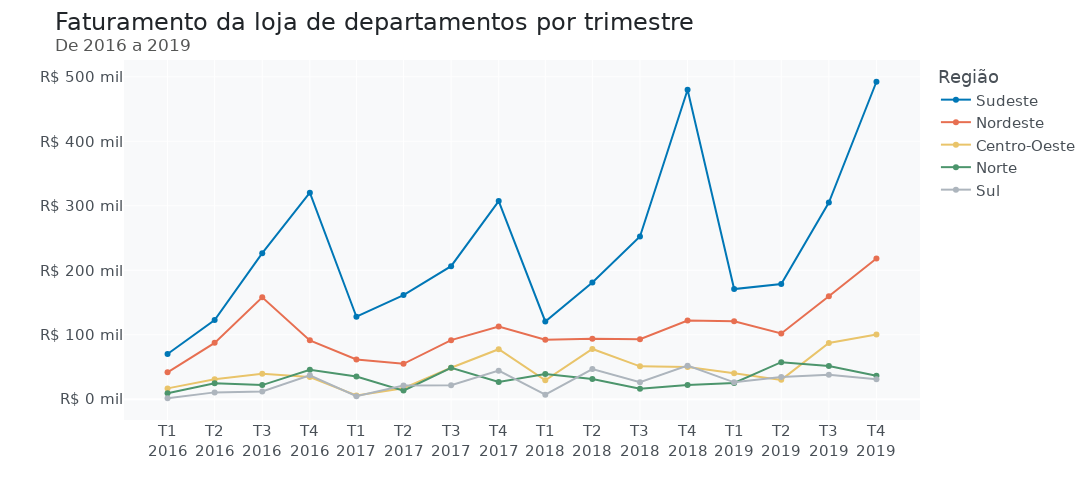

Here is the notebook cell this chart was saved with:
### Markdown cell above
# **3.4 - Personalizando o texto informativo (hover)**


---

### Code cell
# Dados ao passar o mouse
fig.update_traces(mode="markers+lines", hovertemplate = "<b>Período:</b> %{x} <br> <b>Faturamento:</b> %{y}")
# fig.update_layout(hovermode="closest")    # para exibir apenas do dado que passamos o mouse
fig.update_layout(hovermode="x")          # para exibir todos os dados do período em cada linha 
# fig.update_layout(hovermode="x unified")  # para exibir o resumo de todos os dados no período

fig.show()

### Figure 1 — Plotly figure (JSON) as saved in the notebook; plotly's stock layout.template omitted (floating-point values rounded to 4 significant figures)
{"data": [{"hovertemplate": "<b>Período:</b> %{x} <br> <b>Faturamento:</b> %{y}", "legendgroup": "Sudeste", "line": {"color": "#0077b6", "dash": "solid"}, "marker": {"symbol": "circle"}, "mode": "markers+lines", "name": "Sudeste", "orientation": "v", "showlegend": true, "type": "scatter", "x": ["2016-03-31T00:00:00", "2016-06-30T00:00:00", "2016-09-30T00:00:00", "2016-12-31T00:00:00", "2017-03-31T00:00:00", "2017-06-30T00:00:00", "2017-09-30T00:00:00", "2017-12-31T00:00:00", "2018-03-31T00:00:00", "2018-06-30T00:00:00", "2018-09-30T00:00:00", "2018-12-31T00:00:00", "2019-03-31T00:00:00", "2019-06-30T00:00:00", "2019-09-30T00:00:00", "2019-12-31T00:00:00"], "xaxis": "x", "y": [70.18, 122.7, 226.4, 320.3, 127.9, 161.5, 206.3, 307.3, 120.6, 180.9, 252.4, 480, 170.8, 178.6, 305, 492.3], "yaxis": "y"}, {"hovertemplate": "<b>Período:</b> %{x} <br> <b>Faturamento:</b> %{y}", "legendgroup": "Nordeste", "line": {"color": "#e76f51", "dash": "solid"}, "marker": {"symbol": "circle"}, "mode": "markers+lines", "name": "Nordeste", "orientation": "v", "showlegend": true, "type": "scatter", "x": ["2016-03-31T00:00:00", "2016-06-30T00:00:00", "2016-09-30T00:00:00", "2016-12-31T00:00:00", "2017-03-31T00:00:00", "2017-06-30T00:00:00", "2017-09-30T00:00:00", "2017-12-31T00:00:00", "2018-03-31T00:00:00", "2018-06-30T00:00:00", "2018-09-30T00:00:00", "2018-12-31T00:00:00", "2019-03-31T00:00:00", "2019-06-30T00:00:00", "2019-09-30T00:00:00", "2019-12-31T00:00:00"], "xaxis": "x", "y": [41.73, 87.41, 158.1, 91.27, 61.58, 54.93, 91.6, 112.7, 92.4, 93.71, 93.14, 122.1, 121.1, 101.9, 159.7, 218.1], "yaxis": "y"}, {"hovertemplate": "<b>Período:</b> %{x} <br> <b>Faturamento:</b> %{y}", "legendgroup": "Centro-Oeste", "line": {"color": "#e9c46a", "dash": "solid"}, "marker": {"symbol": "circle"}, "mode": "markers+lines", "name": "Centro-Oeste", "orientation": "v", "showlegend": true, "type": "scatter", "x": ["2016-03-31T00:00:00", "2016-06-30T00:00:00", "2016-09-30T00:00:00", "2016-12-31T00:00:00", "2017-03-31T00:00:00", "2017-06-30T00:00:00", "2017-09-30T00:00:00", "2017-12-31T00:00:00", "2018-03-31T00:00:00", "2018-06-30T00:00:00", "2018-09-30T00:00:00", "2018-12-31T00:00:00", "2019-03-31T00:00:00", "2019-06-30T00:00:00", "2019-09-30T00:00:00", "2019-12-31T00:00:00"], "xaxis": "x", "y": [16.8, 30.83, 39.61, 34.41, 5.9, 16.96, 48.82, 77.54, 29.3, 77.91, 51.03, 49.83, 40.37, 30.02, 87.09, 100.3], "yaxis": "y"}, {"hovertemplate": "<b>Período:</b> %{x} <br> <b>Faturamento:</b> %{y}", "legendgroup": "Norte", "line": {"color": "#4c956c", "dash": "solid"}, "marker": {"symbol": "circle"}, "mode": "markers+lines", "name": "Norte", "orientation": "v", "showlegend": true, "type": "scatter", "x": ["2016-03-31T00:00:00", "2016-06-30T00:00:00", "2016-09-30T00:00:00", "2016-12-31T00:00:00", "2017-03-31T00:00:00", "2017-06-30T00:00:00", "2017-09-30T00:00:00", "2017-12-31T00:00:00", "2018-03-31T00:00:00", "2018-06-30T00:00:00", "2018-09-30T00:00:00", "2018-12-31T00:00:00", "2019-03-31T00:00:00", "2019-06-30T00:00:00", "2019-09-30T00:00:00", "2019-12-31T00:00:00"], "xaxis": "x", "y": [9.31, 24.68, 21.94, 45.65, 35.25, 13.35, 48.71, 26.86, 39.03, 31.35, 16.16, 22.17, 25.11, 57.4, 51.54, 36.26], "yaxis": "y"}, {"hovertemplate": "<b>Período:</b> %{x} <br> <b>Faturamento:</b> %{y}", "legendgroup": "Sul", "line": {"color": "#adb5bd", "dash": "solid"}, "marker": {"symbol": "circle"}, "mode": "markers+lines", "name": "Sul", "orientation": "v", "showlegend": true, "type": "scatter", "x": ["2016-03-31T00:00:00", "2016-06-30T00:00:00", "2016-09-30T00:00:00", "2016-12-31T00:00:00", "2017-03-31T00:00:00", "2017-06-30T00:00:00", "2017-09-30T00:00:00", "2017-12-31T00:00:00", "2018-03-31T00:00:00", "2018-06-30T00:00:00", "2018-09-30T00:00:00", "2018-12-31T00:00:00", "2019-03-31T00:00:00", "2019-06-30T00:00:00", "2019-09-30T00:00:00", "2019-12-31T00:00:00"], "xaxis": "x", "y": [1.51, 10.62, 11.97, 37.19, 4.75, 21.23, 21.68, 44.34, 6.95, 46.78, 26.43, 52.02, 26.18, 34.39, 37.99, 30.85], "yaxis": "y"}], "layout": {"font": {"color": "#495057", "family": "DejaVu Sans", "size": 15}, "height": 500, "hovermode": "x", "legend": {"title": {"text": "Região"}, "tracegroupgap": 0}, "margin": {"t": 60}, "plot_bgcolor": "#f8f9fa", "title": {"font": {"color": "#212529", "size": 24}, "text": "Faturamento da loja de departamentos por trimestre<br><sup size=1 style=\"color:#555655\">De 2016 a 2019</sup>"}, "width": 1100, "xaxis": {"anchor": "y", "domain": [0, 1], "ticktext": ["T1<br>2016", "T2<br>2016", "T3<br>2016", "T4<br>2016", "T1<br>2017", "T2<br>2017", "T3<br>2017", "T4<br>2017", "T1<br>2018", "T2<br>2018", "T3<br>2018", "T4<br>2018", "T1<br>2019", "T2<br>2019", "T3<br>2019", "T4<br>2019"], "tickvals": ["2016-03-31T00:00:00", "2016-06-30T00:00:00", "2016-09-30T00:00:00", "2016-12-31T00:00:00", "2017-03-31T00:00:00", "2017-06-30T00:00:00", "2017-09-30T00:00:00", "2017-12-31T00:00:00", "2018-03-31T00:00:00", "2018-06-30T00:00:00", "2018-09-30T00:00:00", "2018-12-31T00:00:00", "2019-03-31T00:00:00", "2019-06-30T00:00:00", "2019-09-30T00:00:00", "2019-12-31T00:00:00"], "title": {"text": ""}}, "yaxis": {"anchor": "x", "domain": [0, 1], "tickprefix": "R$ ", "ticksuffix": " mil", "title": {"text": ""}}}}
